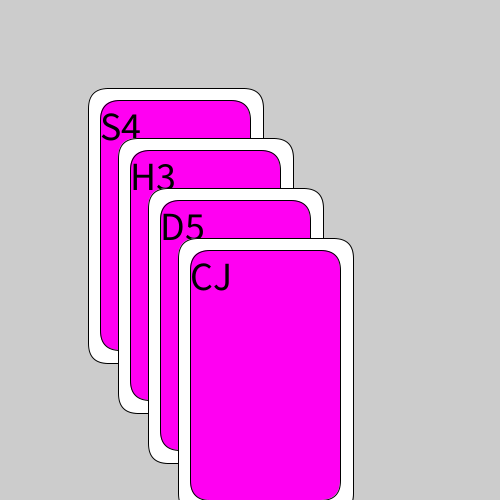
Frame 1 (no input)
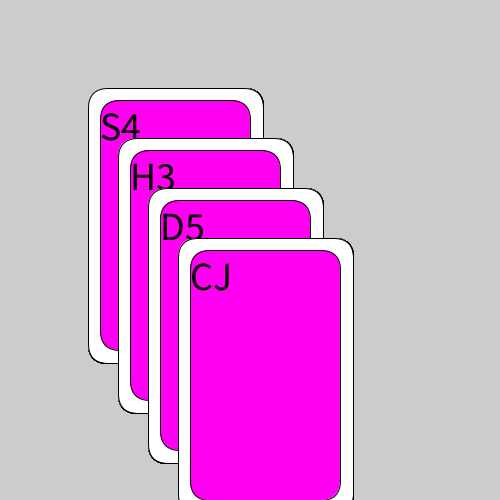
Frame 60 (the mouse pressed at the canvas centre just before this capture)
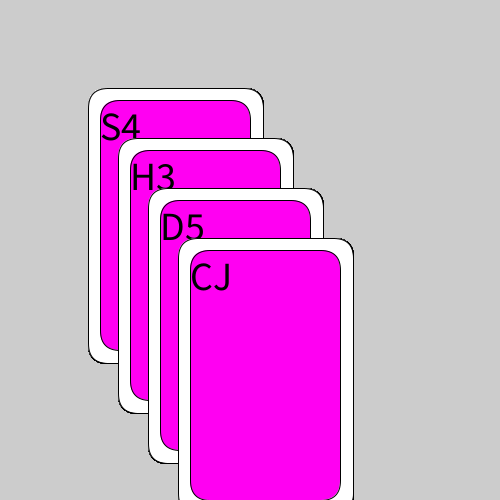
Frame 120 (the mouse held since frame 60 and released just before this capture)

The Processing sketch that drew these frames (run headless with seeded random() and noise(); from frame 60 on, the mouse is pressed at the canvas centre):

// Processing sketch: week02_3_poker_cards
// ── week02_3_poker_cards.pde
void setup(){
  size(500,500);
}
int W=25;
void draw(){
  drawCard(100,100,"S4");
  drawCard(130,150,"H3");
  drawCard(160,200,"D5");
  drawCard(190,250,"CJ");
}
void drawCard(int x, int y,String face){
  fill(255);
  rect(x-W/2,y-W/2,150+W,250+W,20);
  fill(#FF00F2);
  rect(x,y,150,250,20);
  fill(0);
  textSize(40);
  text( face, x, y+40);
}
